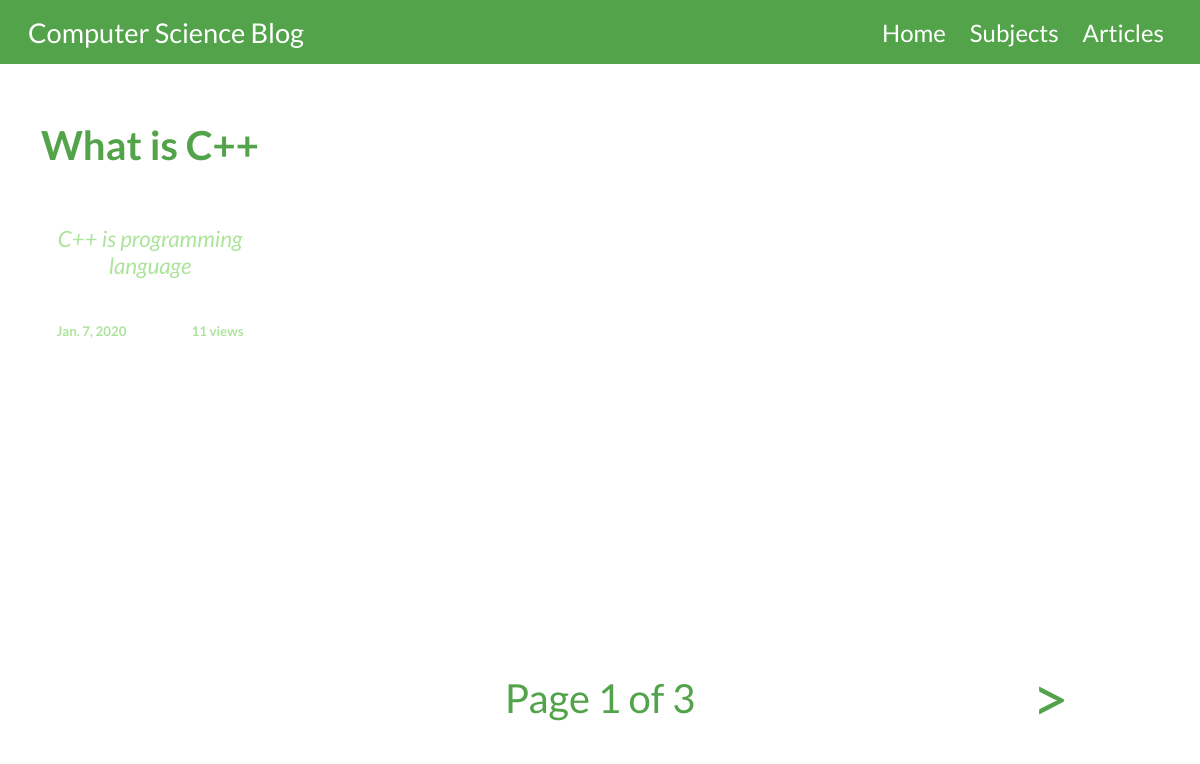
Screenshot of /blog/articles/ with the database file from the repository.
### blog/models.py (models this page shows, shortened)
class Article(models.Model):
    title = models.CharField(max_length=200)
    summary = HTMLField()
    subject = models.ManyToManyField(Subject, help_text="Select a subject for this article")
    date_of_publish = models.DateField(null=True, blank=True)
    num_views = models.IntegerField(default=0)
    slug = models.SlugField(editable=False)
    brief_introduction = models.CharField(max_length = 200, null=True)
    class Meta:
        ordering = ['-date_of_publish','title']
    def display_subject(self):
        return ', '.join([subject.name for subject in self.subject.all()[:3]])
    display_subject.short_description = 'Subject'

### blog/views.py (the view)
# urls.py: path('articles/', views.ArticleListView.as_view(), name='articles'),
class ArticleListView(generic.ListView):
    model = Article
    paginate_by = 1

### blog/templates/blog/article_list.html (shortened to what this page needs)
{% extends 'base.html' %}
{% block content %}
        <div class="articles_block">
                {% if article_list %}
                    {% for article in article_list  %}
                        <div class="article_block">
                            <a href="{% url 'blog:article-detail' article.slug %}">
                                    <div class="article_title_block">
                                            <h2>{{article.title}}</h2>
                                        </div>
                                        <div class="article_intro_block">
                                            {% if article.brief_introduction %}
                                                <p>{{article.brief_introduction}}</p>
                                            {% else %}
                                                <p>No brief introduction</p>
                                            {% endif %}
                                        </div>
                                        <div class="article_block_meta_info">
                                            <div class="article_block_date">
                                                <h5>{{article.date_of_publish}}</h5>
                                            </div>
                                            <div class="article_block_num_views">
                                                <h5>
                                                    {% if article.num_views == 0 %}
                                                        No views
                                                    {% else %}
                                                        {{article.num_views}} views
                                                    {% endif  %}
                                                </h5>
                                            </div>
                                        </div>
                            </a>
                        </div>
                    {% endfor %}
                {% endif %}
        </div>
    </div>
{% endblock content %}

### blog/static/css/styles.css (style rules this page uses)
body { margin: 0; padding: 0; background-color: white; }
.articles_block { font-family: 'Lato', sans-serif; display: flex; flex-direction: row; align-items: flex-start; }
.article_block { display: flex; flex-direction: column; margin: 1%; background-color: white; padding: 1%; width: 21%; }
.article_block a { outline: none; color: transparent; }
.article_title_block { display: flex; justify-content: center; }
.article_title_block h2 { color: rgb(82, 163, 74); font-size: 2.5em; }
.article_intro_block { display: flex; align-self: center; justify-content: center; margin-left: 5%; margin-right: 5%; }
.article_intro_block p { text-align: center; font-style: italic; color: rgb(172, 228, 155); font-size: 1.4em; }
.article_block_meta_info { display: flex; flex-direction: row; justify-content: space-around; color: rgb(172, 228, 155); }

### rows the page displays
Article: title "What is C++", brief_introduction "C++ is programming language", date_of_publish "Jan. 7, 2020", num_views "11"

### other values shown
{{ page_obj.number }} "1"
{{ page_obj.paginator.num_pages }} "3"
